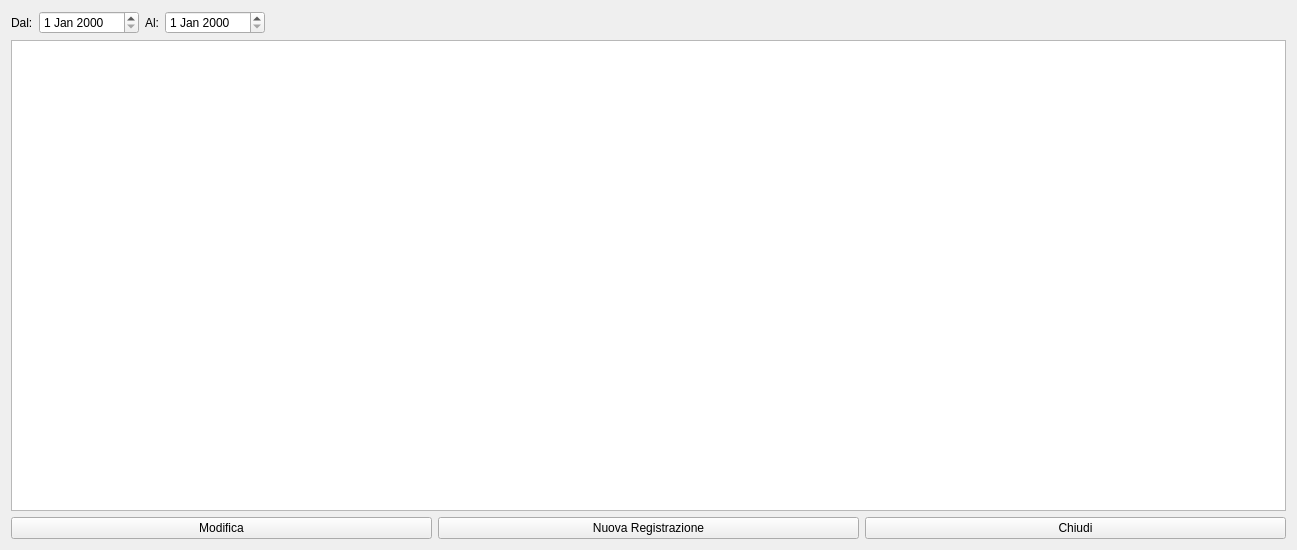
<?xml version="1.0" encoding="UTF-8"?>
<ui version="4.0">
 <class>CRegistrazioni</class>
 <widget class="QWidget" name="CRegistrazioni">
  <property name="geometry">
   <rect>
    <x>0</x>
    <y>0</y>
    <width>1297</width>
    <height>550</height>
   </rect>
  </property>
  <property name="windowTitle">
   <string>Registrazioni</string>
  </property>
  <property name="windowIcon">
   <iconset resource="graphics.qrc">
    <normaloff>:/Resources/registrazioni.png</normaloff>:/Resources/registrazioni.png</iconset>
  </property>
  <layout class="QVBoxLayout" name="verticalLayout">
   <item>
    <layout class="QFormLayout" name="formLayout_3">
     <item row="0" column="0">
      <layout class="QFormLayout" name="formLayout">
       <item row="0" column="0">
        <widget class="QLabel" name="label">
         <property name="text">
          <string>Dal:</string>
         </property>
        </widget>
       </item>
       <item row="0" column="1">
        <widget class="QDateEdit" name="deDal">
         <property name="minimumSize">
          <size>
           <width>100</width>
           <height>0</height>
          </size>
         </property>
         <property name="maximumSize">
          <size>
           <width>100</width>
           <height>16777215</height>
          </size>
         </property>
        </widget>
       </item>
      </layout>
     </item>
     <item row="0" column="1">
      <layout class="QFormLayout" name="formLayout_2">
       <item row="0" column="0">
        <widget class="QLabel" name="label_2">
         <property name="text">
          <string>Al:</string>
         </property>
        </widget>
       </item>
       <item row="0" column="1">
        <widget class="QDateEdit" name="deAl">
         <property name="minimumSize">
          <size>
           <width>100</width>
           <height>0</height>
          </size>
         </property>
         <property name="maximumSize">
          <size>
           <width>100</width>
           <height>16777215</height>
          </size>
         </property>
        </widget>
       </item>
      </layout>
     </item>
    </layout>
   </item>
   <item>
    <widget class="QTableView" name="tvMain">
     <property name="editTriggers">
      <set>QAbstractItemView::NoEditTriggers</set>
     </property>
     <property name="selectionMode">
      <enum>QAbstractItemView::SingleSelection</enum>
     </property>
     <property name="selectionBehavior">
      <enum>QAbstractItemView::SelectRows</enum>
     </property>
     <attribute name="verticalHeaderVisible">
      <bool>false</bool>
     </attribute>
    </widget>
   </item>
   <item>
    <layout class="QHBoxLayout" name="horizontalLayout">
     <item>
      <widget class="QPushButton" name="pushButton">
       <property name="text">
        <string>Modifica</string>
       </property>
       <property name="icon">
        <iconset resource="graphics.qrc">
         <normaloff>:/Resources/Pencil.PNG</normaloff>:/Resources/Pencil.PNG</iconset>
       </property>
       <property name="iconSize">
        <size>
         <width>32</width>
         <height>32</height>
        </size>
       </property>
      </widget>
     </item>
     <item>
      <widget class="QPushButton" name="pbNuovaRegistrazione">
       <property name="text">
        <string>Nuova Registrazione</string>
       </property>
       <property name="icon">
        <iconset resource="graphics.qrc">
         <normaloff>:/Resources/nuovareegistrazione.png</normaloff>:/Resources/nuovareegistrazione.png</iconset>
       </property>
       <property name="iconSize">
        <size>
         <width>32</width>
         <height>32</height>
        </size>
       </property>
      </widget>
     </item>
     <item>
      <widget class="QPushButton" name="pbChiudi">
       <property name="text">
        <string>Chiudi</string>
       </property>
       <property name="icon">
        <iconset resource="graphics.qrc">
         <normaloff>:/Resources/Actions-window-close-icon.png</normaloff>:/Resources/Actions-window-close-icon.png</iconset>
       </property>
       <property name="iconSize">
        <size>
         <width>32</width>
         <height>32</height>
        </size>
       </property>
      </widget>
     </item>
    </layout>
   </item>
  </layout>
 </widget>
 <resources>
  <include location="graphics.qrc"/>
 </resources>
 <connections/>
</ui>
